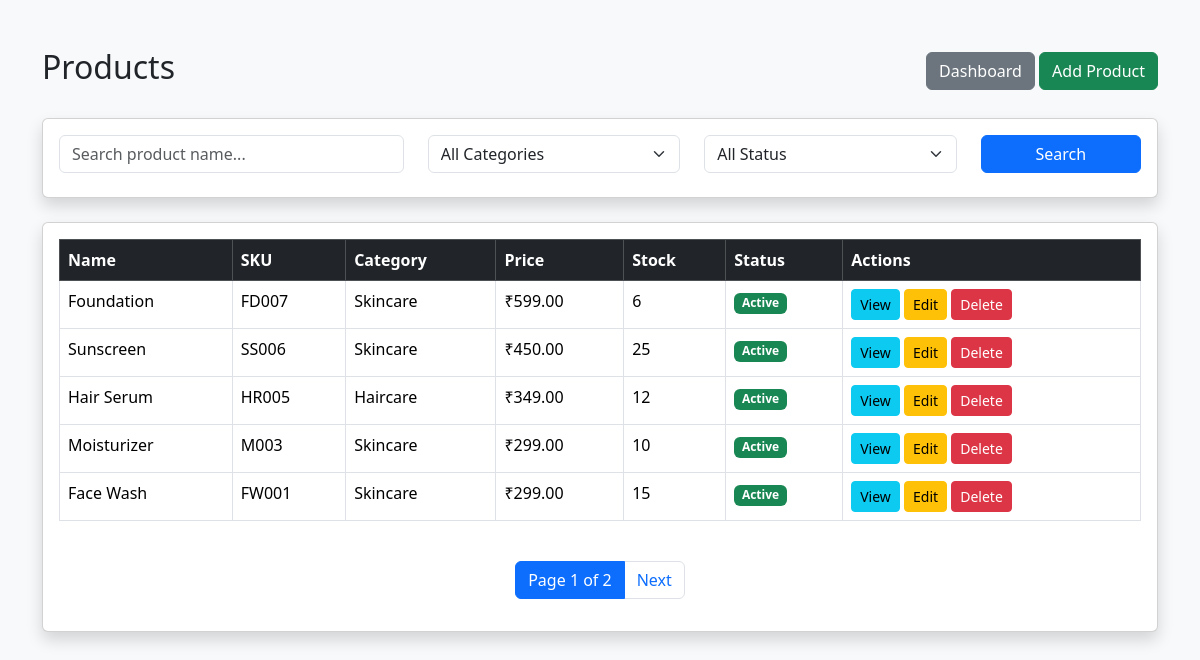
Screenshot of /products/ (signed in) with the database file from the repository.
### store/models.py (models this page shows, shortened)
class Product(models.Model):
    name = models.CharField(max_length=150)
    sku = models.CharField(max_length=50, unique=True)
    category = models.ForeignKey(
        Category,
        on_delete=models.PROTECT,
        related_name="products"
    )
    price = models.DecimalField(max_digits=10, decimal_places=2)
    stock = models.PositiveIntegerField(default=0)
    image = models.ImageField(upload_to="products/", blank=True, null=True)
    description = models.TextField(blank=True)
    status = models.BooleanField(default=True)
    created_at = models.DateTimeField(auto_now_add=True)
    updated_at = models.DateTimeField(auto_now=True)

class Category(models.Model):
    name = models.CharField(max_length=100, unique=True)

### store/views.py (the view)
# urls.py: path("products/", views.product_list, name="product_list"),
@login_required
def product_list(request):
    products = Product.objects.all().order_by("-created_at")
    search = request.GET.get("search", "")
    category = request.GET.get("category", "")
    status = request.GET.get("status", "")
    if search:
        products = products.filter(
            name__icontains=search
        )
    if category:
        products = products.filter(
            category_id=category
        )
    if status == "active":
        products = products.filter(
            status=True
        )
    elif status == "inactive":
        products = products.filter(
            status=False
        )
    paginator = Paginator(products, 5)
    page_number = request.GET.get("page")
    products = paginator.get_page(page_number)
    categories = Category.objects.all()
    context = {
        "products": products,
        "categories": categories,
        "search": search,
        "selected_category": category,
        "selected_status": status,
    }
    return render(
        request,
        "product_list.html",
        context
    )

### templates/product_list.html (shortened to what this page needs)
<!DOCTYPE html>
<html lang="en">
<head>
    <link
        href="https://cdn.jsdelivr.net/npm/bootstrap@5.3.3/dist/css/bootstrap.min.css"
        rel="stylesheet"
    >
</head>
<body class="bg-light">
<div class="container mt-5">
    <div class="d-flex justify-content-between align-items-center mb-4">
        <h2>Products</h2>
        <div>
            <a href="{% url 'dashboard' %}"
               class="btn btn-secondary">
                Dashboard
            </a>
            <a href="{% url 'product_create' %}"
               class="btn btn-success">
                Add Product
            </a>
        </div>
    </div>
    <div class="card shadow mb-4">
        <div class="card-body">
            <form method="GET">
                <div class="row">
                    <div class="col-md-4 mb-2">
                        <input
                            type="text"
                            name="search"
                            class="form-control"
                            placeholder="Search product name..."
                            value="{{ search }}"
                        >
                    </div>
                    <div class="col-md-3 mb-2">
                        <select name="category"
                                class="form-select">
                            <option value="">
                                All Categories
                            </option>
                        </select>
                    </div>
                    <div class="col-md-3 mb-2">
                        <select name="status"
                                class="form-select">
                            <option value="">
                                All Status
                            </option>
                        </select>
                    </div>
                    <div class="col-md-2 mb-2">
                        <button
                            type="submit"
                            class="btn btn-primary w-100"
                        >
                            Search
                        </button>
                    </div>
                </div>
            </form>
        </div>
    </div>
    <div class="card shadow">
        <div class="card-body">
            {% if products %}
            <div class="table-responsive">
                <table class="table table-bordered table-hover">
                    <thead class="table-dark">
                        <tr>
                            <th>Name</th>
                            <th>SKU</th>
                            <th>Category</th>
                            <th>Price</th>
                            <th>Stock</th>
                            <th>Status</th>
                            <th>Actions</th>
                        </tr>
                    </thead>
                    <tbody>
                        {% for product in products %}
                        <tr>
                            <td>
                                {{ product.name }}
                            </td>
                            <td>
                                {{ product.sku }}
                            </td>
                            <td>
                                {{ product.category.name }}
                            </td>
                            <td>
                                ₹{{ product.price }}
                            </td>
                            <td>
                                {% if product.stock <= 5 %}
                                    <span class="text-danger fw-bold">
                                        {{ product.stock }}
                                        - Low Stock
                                    </span>
                                {% else %}
                                    {{ product.stock }}
                                {% endif %}
                            </td>
                            <td>
                                {% if product.status %}
                                    <span class="badge bg-success">
                                        Active
                                    </span>
                                {% else %}
                                    <span class="badge bg-danger">
                                        Inactive
                                    </span>
                                {% endif %}
                            </td>
                            <td>
                                <a
                                    href="{% url 'product_detail' product.id %}"
                                    class="btn btn-info btn-sm"
                                >
                                    View
                                </a>
                                <a
                                    href="{% url 'product_edit' product.id %}"
                                    class="btn btn-warning btn-sm"
                                >
                                    Edit
                                </a>
                                <a
                                    href="{% url 'product_delete' product.id %}"
                                    class="btn btn-danger btn-sm"
                                >
                                    Delete
                                </a>
                            </td>
                        </tr>
                        {% endfor %}
                    </tbody>
                </table>
            </div>
            <nav class="mt-4">
                <ul class="pagination justify-content-center">
                    <li class="page-item active">
                        <span class="page-link">
                            Page {{ products.number }}
                            of {{ products.paginator.num_pages }}
                        </span>
                    </li>
                    {% if products.has_next %}
                        <li class="page-item">
                            <a
                                class="page-link"
                                href="?page={{ products.next_page_number }}"
                            >
                                Next
                            </a>
                        </li>
                    {% endif %}
                </ul>
            </nav>
            {% endif %}
        </div>
    </div>
</div>
</body>
</html>

### rows the page displays
Product: name "Foundation", sku "FD007", category.name "Skincare", price "599.00", stock "6", status "Active"
Product: name "Sunscreen", sku "SS006", category.name "Skincare", price "450.00", stock "25", status "Active"
Product: name "Hair Serum", sku "HR005", category.name "Haircare", price "349.00", stock "12", status "Active"
Product: name "Moisturizer", sku "M003", category.name "Skincare", price "299.00", stock "10", status "Active"
Product: name "Face Wash", sku "FW001", category.name "Skincare", price "299.00", stock "15", status "Active"

### other values shown
{{ products.number }} "1"
{{ products.paginator.num_pages }} "2"
